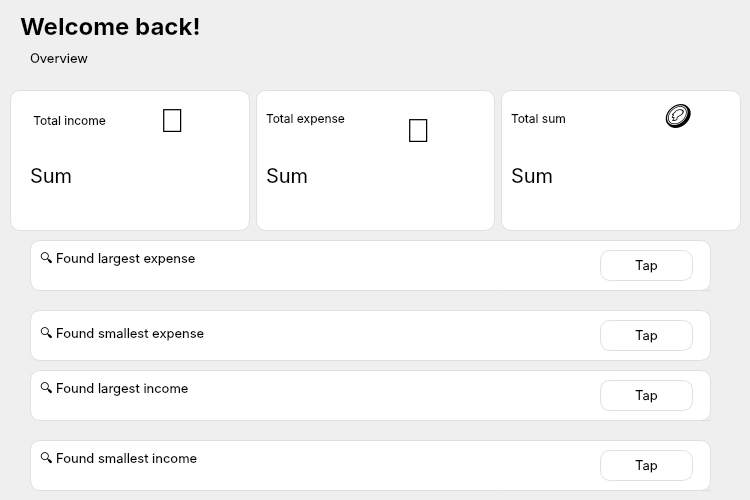
      <widget class="QWidget" name="homePage">
       <widget class="QLabel" name="label_28">
        <property name="geometry">
         <rect>
          <x>20</x>
          <y>10</y>
          <width>431</width>
          <height>31</height>
         </rect>
        </property>
        <property name="font">
         <font>
          <family>Inter</family>
          <pointsize>18</pointsize>
          <weight>75</weight>
          <bold>true</bold>
         </font>
        </property>
        <property name="text">
         <string>Welcome back!</string>
        </property>
       </widget>
       <widget class="QLabel" name="label_39">
        <property name="geometry">
         <rect>
          <x>30</x>
          <y>50</y>
          <width>161</width>
          <height>16</height>
         </rect>
        </property>
        <property name="font">
         <font>
          <family>Inter</family>
          <pointsize>10</pointsize>
          <weight>50</weight>
          <bold>false</bold>
         </font>
        </property>
        <property name="text">
         <string>Overview</string>
        </property>
       </widget>
       <widget class="QWidget" name="layoutWidget">
        <property name="geometry">
         <rect>
          <x>10</x>
          <y>90</y>
          <width>731</width>
          <height>141</height>
         </rect>
        </property>
        <layout class="QHBoxLayout" name="horizontalLayout_11">
         <item>
          <widget class="QWidget" name="widget_17" native="true">
           <property name="styleSheet">
            <string notr="true">QWidget {
       border-radius: 10px;
      background-color: white;
       border: 1px solid #e0e0e0;
   
}</string>
           </property>
           <widget class="QLabel" name="label_33">
            <property name="geometry">
             <rect>
              <x>20</x>
              <y>20</y>
              <width>161</width>
              <height>21</height>
             </rect>
            </property>
            <property name="font">
             <font>
              <family>Inter</family>
              <pointsize>9</pointsize>
             </font>
            </property>
            <property name="styleSheet">
             <string notr="true"> QLabel {
        border: none;
        background: transparent;
    }</string>
            </property>
            <property name="text">
             <string> Total income</string>
            </property>
           </widget>
           <widget class="QLabel" name="label_34">
            <property name="geometry">
             <rect>
              <x>20</x>
              <y>70</y>
              <width>201</width>
              <height>31</height>
             </rect>
            </property>
            <property name="font">
             <font>
              <family>Inter</family>
              <pointsize>15</pointsize>
             </font>
            </property>
            <property name="styleSheet">
             <string notr="true"> QLabel {
        border: none;
        background: transparent;
    }</string>
            </property>
            <property name="text">
             <string>Sum</string>
            </property>
           </widget>
           <widget class="QLabel" name="label_11">
            <property name="geometry">
             <rect>
              <x>150</x>
              <y>0</y>
              <width>81</width>
              <height>61</height>
             </rect>
            </property>
            <property name="font">
             <font>
              <pointsize>25</pointsize>
             </font>
            </property>
            <property name="styleSheet">
             <string notr="true"> QLabel {
        border: none;
        background: transparent;
    }</string>
            </property>
            <property name="text">
             <string>💎</string>
            </property>
           </widget>
          </widget>
         </item>
         <item>
          <widget class="QWidget" name="widget_18" native="true">
           <property name="styleSheet">
            <string notr="true">QWidget {
       border-radius: 10px;
      background-color: white;
       border: 1px solid #e0e0e0;
   
}</string>
           </property>
           <widget class="QLabel" name="label_36">
            <property name="geometry">
             <rect>
              <x>10</x>
              <y>20</y>
              <width>121</width>
              <height>16</height>
             </rect>
            </property>
            <property name="font">
             <font>
              <family>Inter</family>
              <pointsize>9</pointsize>
             </font>
            </property>
            <property name="styleSheet">
             <string notr="true"> QLabel {
        border: none;
        background: transparent;
    }</string>
            </property>
            <property name="text">
             <string>Total expense</string>
            </property>
           </widget>
           <widget class="QLabel" name="label_38">
            <property name="geometry">
             <rect>
              <x>10</x>
              <y>70</y>
              <width>221</width>
              <height>31</height>
             </rect>
            </property>
            <property name="font">
             <font>
              <family>Inter</family>
              <pointsize>15</pointsize>
             </font>
            </property>
            <property name="styleSheet">
             <string notr="true"> QLabel {
        border: none;
        background: transparent;
    }</string>
            </property>
            <property name="text">
             <string>Sum</string>
            </property>
           </widget>
           <widget class="QLabel" name="label_15">
            <property name="geometry">
             <rect>
              <x>150</x>
              <y>10</y>
              <width>81</width>
              <height>61</height>
             </rect>
            </property>
            <property name="font">
             <font>
              <pointsize>25</pointsize>
             </font>
            </property>
            <property name="styleSheet">
             <string notr="true"> QLabel {
        border: none;
        background: transparent;
    }</string>
            </property>
            <property name="text">
             <string>💸</string>
            </property>
           </widget>
          </widget>
         </item>
         <item>
          <widget class="QWidget" name="widget_20" native="true">
           <property name="styleSheet">
            <string notr="true">QWidget {
       border-radius: 10px;
      background-color: white;
       border: 1px solid #e0e0e0;
   
}</string>
           </property>
           <widget class="QLabel" name="label_42">
            <property name="geometry">
             <rect>
              <x>10</x>
              <y>20</y>
              <width>121</width>
              <height>16</height>
             </rect>
            </property>
            <property name="font">
             <font>
              <family>Inter</family>
              <pointsize>9</pointsize>
             </font>
            </property>
            <property name="styleSheet">
             <string notr="true"> QLabel {
        border: none;
        background: transparent;
    }</string>
            </property>
            <property name="text">
             <string>Total sum</string>
            </property>
           </widget>
           <widget class="QLabel" name="label_balance">
            <property name="geometry">
             <rect>
              <x>10</x>
              <y>70</y>
              <width>211</width>
              <height>31</height>
             </rect>
            </property>
            <property name="font">
             <font>
              <family>Inter</family>
              <pointsize>15</pointsize>
             </font>
            </property>
            <property name="styleSheet">
             <string notr="true"> QLabel {
        border: none;
        background: transparent;
    }</string>
            </property>
            <property name="text">
             <string>Sum</string>
            </property>
           </widget>
           <widget class="QLabel" name="label_40">
            <property name="geometry">
             <rect>
              <x>160</x>
              <y>0</y>
              <width>81</width>
              <height>61</height>
             </rect>
            </property>
            <property name="font">
             <font>
              <pointsize>25</pointsize>
             </font>
            </property>
            <property name="styleSheet">
             <string notr="true"> QLabel {
        border: none;
        background: transparent;
    }</string>
            </property>
            <property name="text">
             <string>🪙</string>
            </property>
           </widget>
          </widget>
         </item>
        </layout>
       </widget>
       <widget class="QWidget" name="widget_19" native="true">
        <property name="geometry">
         <rect>
          <x>30</x>
          <y>240</y>
          <width>681</width>
          <height>51</height>
         </rect>
        </property>
        <property name="styleSheet">
         <string notr="true">QWidget {
       border-radius: 10px;
      background-color: white;
       border: 1px solid #e0e0e0;
   
}</string>
        </property>
        <widget class="QPushButton" name="pushButton_25">
         <property name="geometry">
          <rect>
           <x>570</x>
           <y>10</y>
           <width>93</width>
           <height>31</height>
          </rect>
         </property>
         <property name="font">
          <font>
           <family>Inter</family>
           <pointsize>10</pointsize>
          </font>
         </property>
         <property name="text">
          <string>Tap</string>
         </property>
        </widget>
        <widget class="QLabel" name="label_43">
         <property name="geometry">
          <rect>
           <x>10</x>
           <y>0</y>
           <width>461</width>
           <height>41</height>
          </rect>
         </property>
         <property name="font">
          <font>
           <family>Inter</family>
           <pointsize>10</pointsize>
          </font>
         </property>
         <property name="styleSheet">
          <string notr="true"> QLabel {
        border: none;
        background: transparent;
    }</string>
         </property>
         <property name="text">
          <string>🔍 Found largest expense</string>
         </property>
        </widget>
        <widget class="QWidget" name="widget_22" native="true">
         <property name="geometry">
          <rect>
           <x>460</x>
           <y>50</y>
           <width>681</width>
           <height>51</height>
          </rect>
         </property>
         <property name="styleSheet">
          <string notr="true">QWidget {
       border-radius: 10px;
      background-color: white;
       border: 1px solid #e0e0e0;
   
}</string>
         </property>
         <widget class="QPushButton" name="pushButton_33">
          <property name="geometry">
           <rect>
            <x>570</x>
            <y>10</y>
            <width>93</width>
            <height>28</height>
           </rect>
          </property>
          <property name="font">
           <font>
            <family>Inter</family>
            <pointsize>10</pointsize>
           </font>
          </property>
          <property name="text">
           <string>Tap</string>
          </property>
         </widget>
         <widget class="QLabel" name="label_45">
          <property name="geometry">
           <rect>
            <x>10</x>
            <y>0</y>
            <width>461</width>
            <height>41</height>
           </rect>
          </property>
          <property name="font">
           <font>
            <family>Inter</family>
            <pointsize>10</pointsize>
           </font>
          </property>
          <property name="styleSheet">
           <string notr="true"> QLabel {
        border: none;
        background: transparent;
    }</string>
          </property>
          <property name="text">
           <string>🔍 Found largest record!</string>
          </property>
         </widget>
        </widget>
       </widget>
       <widget class="QWidget" name="widget_21" native="true">
        <property name="geometry">
         <rect>
          <x>30</x>
          <y>310</y>
          <width>681</width>
          <height>51</height>
         </rect>
        </property>
        <property name="styleSheet">
         <string notr="true">QWidget {
       border-radius: 10px;
      background-color: white;
       border: 1px solid #e0e0e0;
   
}</string>
        </property>
        <widget class="QPushButton" name="pushButton_32">
         <property name="geometry">
          <rect>
           <x>570</x>
           <y>10</y>
           <width>93</width>
           <height>31</height>
          </rect>
         </property>
         <property name="font">
          <font>
           <family>Inter</family>
           <pointsize>10</pointsize>
          </font>
         </property>
         <property name="text">
          <string>Tap</string>
         </property>
        </widget>
        <widget class="QLabel" name="label_41">
         <property name="geometry">
          <rect>
           <x>10</x>
           <y>10</y>
           <width>421</width>
           <height>31</height>
          </rect>
         </property>
         <property name="font">
          <font>
           <family>Inter</family>
           <pointsize>10</pointsize>
          </font>
         </property>
         <property name="styleSheet">
          <string notr="true"> QLabel {
        border: none;
        background: transparent;
    }</string>
         </property>
         <property name="text">
          <string>🔍 Found smallest expense</string>
         </property>
        </widget>
       </widget>
       <widget class="QWidget" name="widget_23" native="true">
        <property name="geometry">
         <rect>
          <x>30</x>
          <y>370</y>
          <width>681</width>
          <height>51</height>
         </rect>
        </property>
        <property name="styleSheet">
         <string notr="true">QWidget {
       border-radius: 10px;
      background-color: white;
       border: 1px solid #e0e0e0;
   
}</string>
        </property>
        <widget class="QPushButton" name="pushButton_34">
         <property name="geometry">
          <rect>
           <x>570</x>
           <y>10</y>
           <width>93</width>
           <height>31</height>
          </rect>
         </property>
         <property name="font">
          <font>
           <family>Inter</family>
           <pointsize>10</pointsize>
          </font>
         </property>
         <property name="text">
          <string>Tap</string>
         </property>
        </widget>
        <widget class="QLabel" name="label_64">
         <property name="geometry">
          <rect>
           <x>10</x>
           <y>0</y>
           <width>461</width>
           <height>41</height>
          </rect>
         </property>
         <property name="font">
          <font>
           <family>Inter</family>
           <pointsize>10</pointsize>
          </font>
         </property>
         <property name="styleSheet">
          <string notr="true"> QLabel {
        border: none;
        background: transparent;
    }</string>
         </property>
         <property name="text">
          <string>🔍 Found largest income</string>
         </property>
        </widget>
        <widget class="QWidget" name="widget_24" native="true">
         <property name="geometry">
          <rect>
           <x>460</x>
           <y>50</y>
           <width>681</width>
           <height>51</height>
          </rect>
         </property>
         <property name="styleSheet">
          <string notr="true">QWidget {
       border-radius: 10px;
      background-color: white;
       border: 1px solid #e0e0e0;
   
}</string>
         </property>
         <widget class="QPushButton" name="pushButton_35">
          <property name="geometry">
           <rect>
            <x>570</x>
            <y>10</y>
            <width>93</width>
            <height>28</height>
           </rect>
          </property>
          <property name="font">
           <font>
            <family>Inter</family>
            <pointsize>10</pointsize>
           </font>
          </property>
          <property name="text">
           <string>Tap</string>
          </property>
         </widget>
         <widget class="QLabel" name="label_65">
          <property name="geometry">
           <rect>
            <x>10</x>
            <y>0</y>
            <width>461</width>
            <height>41</height>
           </rect>
          </property>
          <property name="font">
           <font>
            <family>Inter</family>
            <pointsize>10</pointsize>
           </font>
          </property>
          <property name="styleSheet">
           <string notr="true"> QLabel {
        border: none;
        background: transparent;
    }</string>
          </property>
          <property name="text">
           <string>🔍 Found largest record!</string>
          </property>
         </widget>
        </widget>
       </widget>
       <widget class="QWidget" name="widget_25" native="true">
        <property name="geometry">
         <rect>
          <x>30</x>
          <y>440</y>
          <width>681</width>
          <height>51</height>
         </rect>
        </property>
        <property name="styleSheet">
         <string notr="true">QWidget {
       border-radius: 10px;
      background-color: white;
       border: 1px solid #e0e0e0;
   
}</string>
        </property>
        <widget class="QPushButton" name="pushButton_38">
         <property name="geometry">
          <rect>
           <x>570</x>
           <y>10</y>
           <width>93</width>
           <height>31</height>
          </rect>
         </property>
         <property name="font">
          <font>
           <family>Inter</family>
           <pointsize>10</pointsize>
          </font>
         </property>
         <property name="text">
          <string>Tap</string>
         </property>
        </widget>
        <widget class="QLabel" name="label_68">
         <property name="geometry">
          <rect>
           <x>10</x>
           <y>0</y>
           <width>461</width>
           <height>41</height>
          </rect>
         </property>
         <property name="font">
          <font>
           <family>Inter</family>
           <pointsize>10</pointsize>
          </font>
         </property>
         <property name="styleSheet">
          <string notr="true"> QLabel {
        border: none;
        background: transparent;
    }</string>
         </property>
         <property name="text">
          <string>🔍 Found smallest income</string>
         </property>
        </widget>
        <widget class="QWidget" name="widget_27" native="true">
         <property name="geometry">
          <rect>
           <x>460</x>
           <y>50</y>
           <width>681</width>
           <height>51</height>
          </rect>
         </property>
         <property name="styleSheet">
          <string notr="true">QWidget {
       border-radius: 10px;
      background-color: white;
       border: 1px solid #e0e0e0;
   
}</string>
         </property>
         <widget class="QPushButton" name="pushButton_39">
          <property name="geometry">
           <rect>
            <x>570</x>
            <y>10</y>
            <width>93</width>
            <height>28</height>
           </rect>
          </property>
          <property name="font">
           <font>
            <family>Inter</family>
            <pointsize>10</pointsize>
           </font>
          </property>
          <property name="text">
           <string>Tap</string>
          </property>
         </widget>
         <widget class="QLabel" name="label_69">
          <property name="geometry">
           <rect>
            <x>10</x>
            <y>0</y>
            <width>461</width>
            <height>41</height>
           </rect>
          </property>
          <property name="font">
           <font>
            <family>Inter</family>
            <pointsize>10</pointsize>
           </font>
          </property>
          <property name="styleSheet">
           <string notr="true"> QLabel {
        border: none;
        background: transparent;
    }</string>
          </property>
          <property name="text">
           <string>🔍 Found largest record!</string>
          </property>
         </widget>
        </widget>
       </widget>
      </widget>
